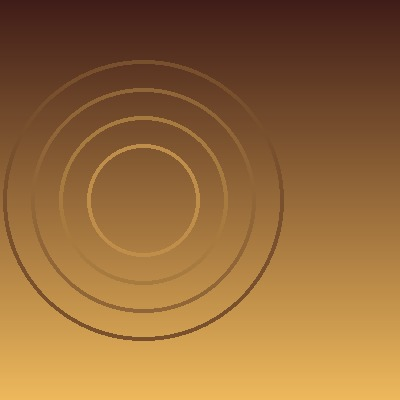
#> input picture ui-preview/covers/04.jpg, 400 x 400 px
$ python render-simulator-assets.py
#> lines starting #> are read from the running program, lines starting #| are printed output that depends on the picture
### companion/artwork.py
"""Reference palette algorithm, desktop compositing and dithered RGB565."""
import colorsys
import numpy as np
from PIL import Image, ImageEnhance, ImageFilter, ImageOps
from .protocol import Blob

TEXT = {"light": np.array([255., 255, 255]), "dark": np.array([20., 20, 20])}


def lum(rgb):
    c = rgb / 255.
    c = np.where(c <= .03928, c / 12.92, ((c + .055) / 1.055) ** 2.4)
    return c @ np.array([.2126, .7152, .0722])


def contrast(a, b):
    return (np.maximum(a, b) + .05) / (np.minimum(a, b) + .05)


def region(im, u0, u1, v0, v1):
    w, h = im.size
    return np.asarray(im.crop((int(u0*w), int(v0*h), int(u1*w), int(v1*h))), dtype=float).reshape(-1, 3)


def tint_for(mean, mode):
    h, s, _ = colorsys.rgb_to_hsv(*(mean / 255))
    s, v = (min(s * 1.1, .7), .22) if mode == "light" else (min(s, .3), .93)
    return np.array(colorsys.hsv_to_rgb(h, s, v)) * 255


def min_alpha(px, tint, mode):
    tl = lum(TEXT[mode][None, :])[0]
    for a in np.arange(.25, .951, .05):
        if np.percentile(contrast(lum(px * (1-a) + tint*a), tl), 10) >= 4.5:
            return round(float(a), 2)
    return .95


def square(im):
    return ImageOps.fit(im.convert("RGB"), (600, 600), method=Image.Resampling.LANCZOS)


def palette(im):
    blurred = ImageEnhance.Color(im.filter(ImageFilter.GaussianBlur(23))).enhance(1.2)
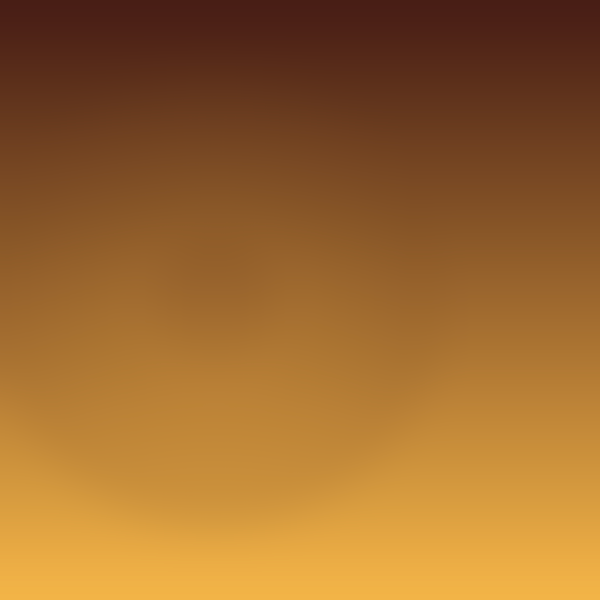
#> blurred: PIL image 600x600 RGB; mean R, G, B 156.7, 103.9, 45.7
    right = region(blurred, .49, .87, .25, .75)
    full = region(blurred, .15, .87, .25, .75)
    mean = right.mean(axis=0)
#> mean = [156.4, 103.5, 45.61]
    mode, a, t = min(((m, min_alpha(right, tint_for(mean, m), m), tint_for(mean, m)) for m in TEXT), key=lambda x: x[1])
#> in tint_for, `h, s, _ = colorsys.rgb_to_hsv(*(mean / 255))`: h = 0.0871; s = 0.708
#> in tint_for, `s, v = (min(s * 1.1, .7), .22) if mode == "light" else (min(s, .3), .93)`: s = 0.7; v = 0.22
#> in lum, `c = rgb / 255.`: c = [[1, 1, 1]]
#> in min_alpha, `tl = lum(TEXT[mode][None, :])[0]`: tl = 1
#> mode = 'light'; a = 0.25; t = [56.1, 37.35, 16.83]
    return {"dark": mode == "dark", "tint": [int(x) for x in t], "a": a,
            "as": max(min_alpha(full, t, mode), .55), "ac": max(a, .86)}


def rgb565(im):
    # 8x8 ordered Bayer dithering; vectorized so cover work cannot starve heartbeat.
    b = np.array([[0, 2], [3, 1]], dtype=float)
    for _ in range(2):
        b = np.block([[4*b, 4*b+2], [4*b+3, 4*b+1]])
    h, w = im.height, im.width
    d = np.tile((b + .5)/64 - .5, ((h+7)//8, (w+7)//8))[:h, :w, None]
    levels = np.array([31, 63, 31])
    q = np.clip(np.floor(np.asarray(im, dtype=float)/255*levels + .5 + d), 0, levels).astype(np.uint16)
    return ((q[:, :, 0] << 11) | (q[:, :, 1] << 5) | q[:, :, 2]).astype("<u2").tobytes()


def compose(image, bg_mode=0):
    im = square(image if image is not None else Image.new("RGB", (600, 600), "#6F737B"))
    p = palette(im)
#> p = {'dark': False, 'tint': [56, 37, 16], 'a': 0.25, 'as': 0.55, 'ac': 0.86}
    # CSS inset -40px then scale(1.15), centered; blur before center crop.
    large = ImageOps.fit(im, (644, 460), method=Image.Resampling.LANCZOS)
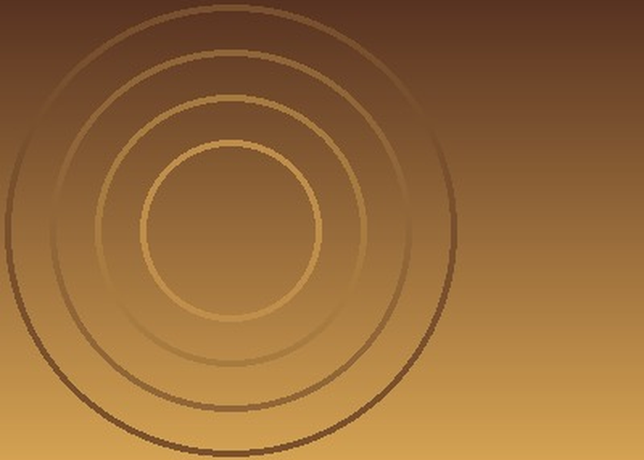
#> large: PIL image 644x460 RGB; mean R, G, B 149.6, 105.7, 57.3
    large = ImageEnhance.Color(large.filter(ImageFilter.GaussianBlur(22))).enhance(1.2)
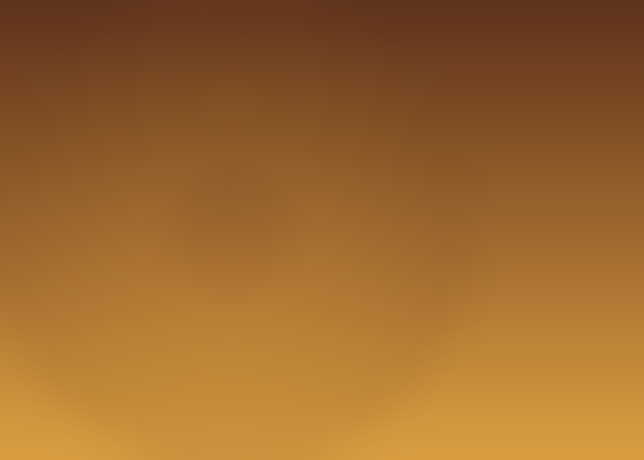
#> large: PIL image 644x460 RGB; mean R, G, B 156.6, 103.8, 45.7
    blurred = np.asarray(large.crop((82, 70, 562, 390)), dtype=float)
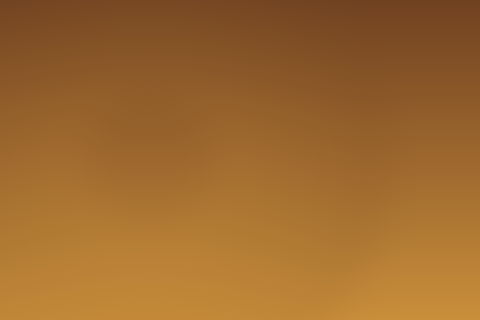
#> blurred: shape (320, 480, 3) float64; mean R, G, B 157.8, 104.7, 46
    sharp = np.asarray(im.resize((320, 320), Image.Resampling.LANCZOS), dtype=float)
    immersive = blurred.copy()
    mask = np.clip((230.4-np.arange(320))/96, 0, 1)[None, :, None]
    immersive[:, :320] = sharp*mask + immersive[:, :320]*(1-mask)
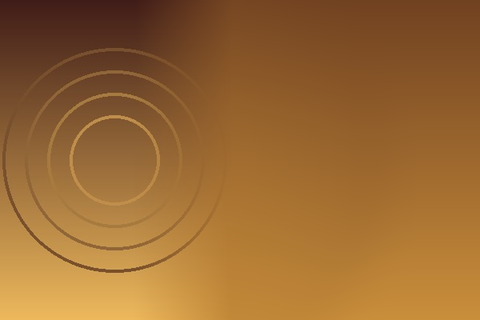
#> immersive: shape (320, 480, 3) float64; mean R, G, B 154.3, 104.7, 50.2
    tint = np.array(p["tint"])
#> tint = [56, 37, 16]
    a = p["ac"] if bg_mode else p["a"]
#> a = 0.25
    alpha = np.interp(np.arange(480)/480, [0, .26, .36, .46, .52, 1], [0, 0, .4*a, .85*a, a, a])[None, :, None]
#> alpha = 480 values from 0 to 0.25
    immersive = immersive*(1-alpha) + tint*alpha
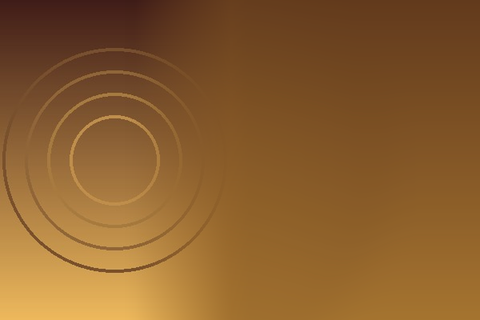
#> immersive: shape (320, 480, 3) float64; mean R, G, B 138.8, 94.4, 45.6
    ua = max(p["as"], p["ac"]) if bg_mode else p["as"]
#> ua = 0.55
    uniform = blurred*(1-ua) + tint*ua
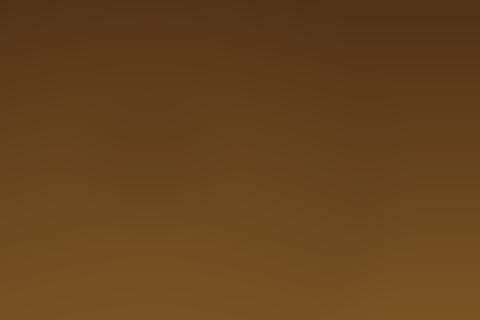
#> uniform: shape (320, 480, 3) float64; mean R, G, B 101.8, 67.5, 29.5
    images = [Image.fromarray(np.uint8(np.clip(immersive, 0, 255))), Image.fromarray(np.uint8(uniform)), im.resize((216, 216), Image.Resampling.LANCZOS)]
    return p, [Blob(i+1, img.width, img.height, 1, 0, rgb565(img)) for i, img in enumerate(images)]

### tools/render-simulator-assets.py
from pathlib import Path
import struct
from PIL import Image
from companion.artwork import compose
from companion.text import track_text
root=Path(__file__).resolve().parents[1]
(root/"build").mkdir(exist_ok=True)
track={"title":"新時代 (ウタ from ONE PIECE FILM RED)","artist":"Ado","album":"新時代","src":"海贼王 FILM RED","dur":228,"idx":4,"total":11}
#> (the run stopped early here; a loop or call above may not have finished)

$ run again, with ui-preview/covers/02.jpg copied over ui-preview/covers/04.jpg
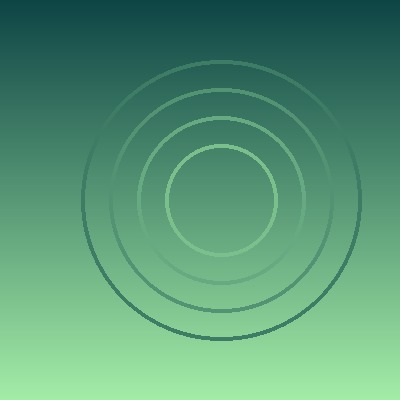
#> input picture ui-preview/covers/02.jpg, 400 x 400 px
#> mean = [80.09, 157.5, 116]
#> in tint_for, `h, s, _ = colorsys.rgb_to_hsv(*(mean / 255))`: h = 0.411; s = 0.491
#> in tint_for, `s, v = (min(s * 1.1, .7), .22) if mode == "light" else (min(s, .3), .93)`: s = 0.541; v = 0.22
#> in lum, `c = rgb / 255.`: c = [[1, 1, 1]]
#> tl = 1
#> in palette, `mode, a, t = min(((m, min_alpha(right, tint_for(mean, m), m), tint_for..`: mode = 'dark'; a = 0.25; t = [166, 237.2, 199]
#> p = {'dark': True, 'tint': [166, 237, 199], 'a': 0.25, 'as': 0.55, 'ac': 0.86}
#> tint = [166, 237, 199]
#> in compose, `a = p["ac"] if bg_mode else p["a"]`: a = 0.25
#> alpha = 480 values from 0 to 0.25
#> in compose, `immersive = immersive*(1-alpha) + tint*alpha`:
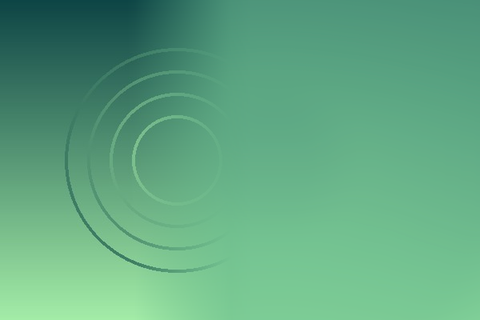
#> immersive: shape (320, 480, 3) float64; mean R, G, B 96.4, 167.8, 129.6
#> ua = 0.55
#> in compose, `uniform = blurred*(1-ua) + tint*ua`:
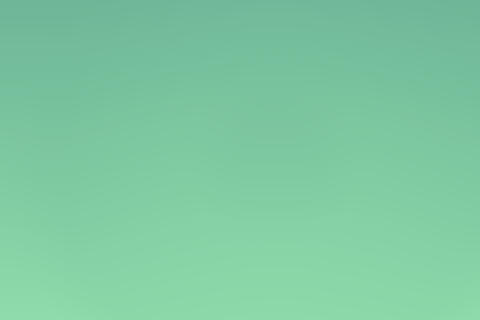
#> uniform: shape (320, 480, 3) float64; mean R, G, B 127.1, 201, 161.5

$ run again, with ui-preview/covers/03.jpg copied over ui-preview/covers/04.jpg
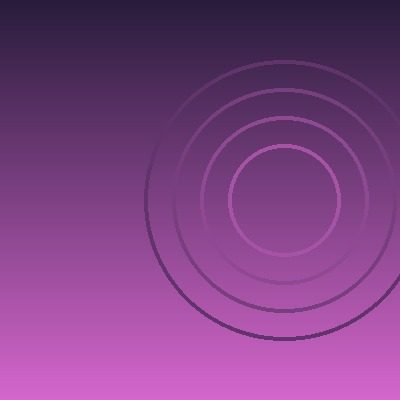
#> input picture ui-preview/covers/03.jpg, 400 x 400 px
#> mean = [135, 60.39, 141.3]
#> in tint_for, `h, s, _ = colorsys.rgb_to_hsv(*(mean / 255))`: h = 0.82; s = 0.573
#> in tint_for, `s, v = (min(s * 1.1, .7), .22) if mode == "light" else (min(s, .3), .93)`: s = 0.63; v = 0.22
#> in lum, `c = rgb / 255.`: c = [[1, 1, 1]]
#> tl = 1
#> in palette, `mode, a, t = min(((m, min_alpha(right, tint_for(mean, m), m), tint_for..`: mode = 'light'; a = 0.25; t = [53.36, 20.77, 56.1]
#> p = {'dark': False, 'tint': [53, 20, 56], 'a': 0.25, 'as': 0.55, 'ac': 0.86}
#> tint = [53, 20, 56]
#> in compose, `a = p["ac"] if bg_mode else p["a"]`: a = 0.25
#> alpha = 480 values from 0 to 0.25
#> in compose, `immersive = immersive*(1-alpha) + tint*alpha`:
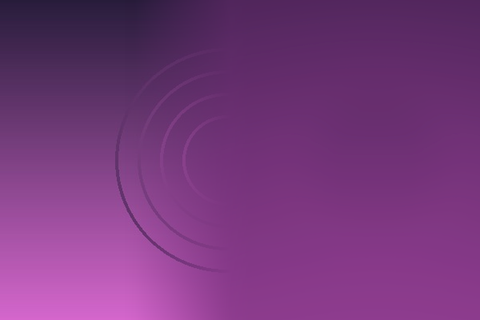
#> immersive: shape (320, 480, 3) float64; mean R, G, B 118.6, 55.7, 124.1
#> ua = 0.55
#> in compose, `uniform = blurred*(1-ua) + tint*ua`:
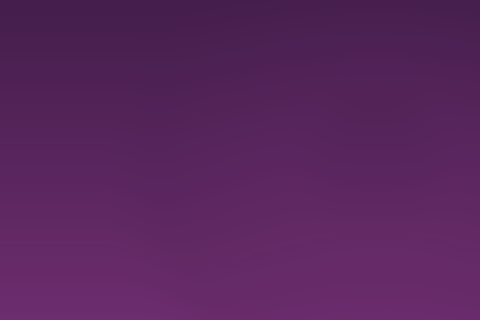
#> uniform: shape (320, 480, 3) float64; mean R, G, B 89.2, 37.9, 93.8

$ run again, with ui-preview/covers/05.jpg copied over ui-preview/covers/04.jpg
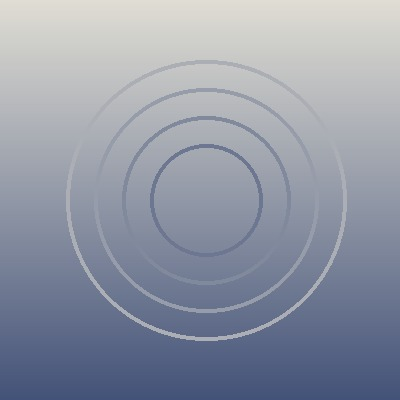
#> input picture ui-preview/covers/05.jpg, 400 x 400 px
#> mean = [143, 151, 168.6]
#> in tint_for, `h, s, _ = colorsys.rgb_to_hsv(*(mean / 255))`: h = 0.615; s = 0.152
#> in tint_for, `s, v = (min(s * 1.1, .7), .22) if mode == "light" else (min(s, .3), .93)`: s = 0.167; v = 0.22
#> in lum, `c = rgb / 255.`: c = [[1, 1, 1]]
#> tl = 1
#> in palette, `mode, a, t = min(((m, min_alpha(right, tint_for(mean, m), m), tint_for..`: mode = 'dark'; a = 0.25; t = [201.2, 212.4, 237.2]
#> p = {'dark': True, 'tint': [201, 212, 237], 'a': 0.25, 'as': 0.55, 'ac': 0.86}
#> tint = [201, 212, 237]
#> in compose, `a = p["ac"] if bg_mode else p["a"]`: a = 0.25
#> alpha = 480 values from 0 to 0.25
#> ua = 0.55
#> in compose, `uniform = blurred*(1-ua) + tint*ua`:
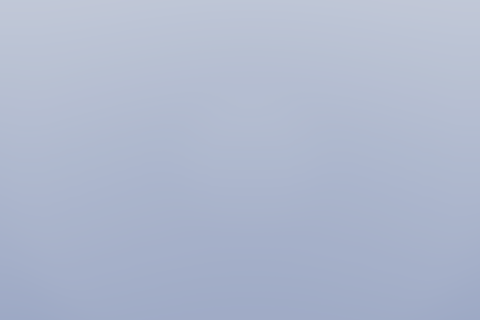
#> uniform: shape (320, 480, 3) float64; mean R, G, B 175, 184.6, 206.3
